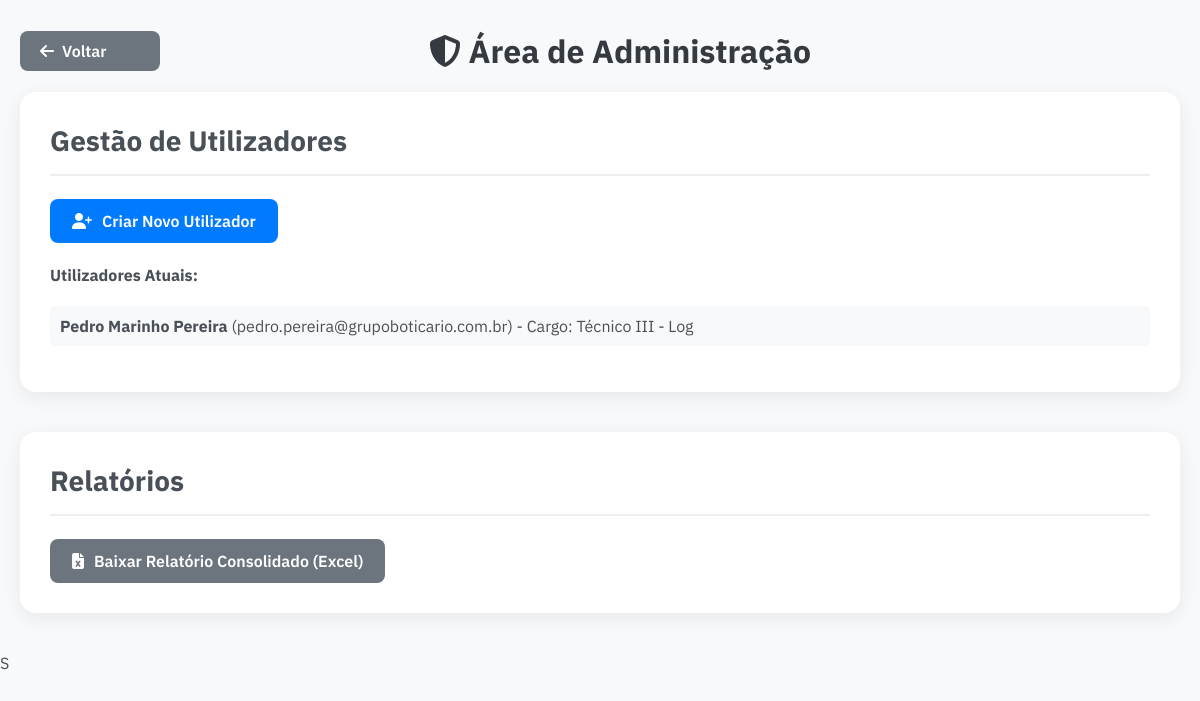
Page /dev (signed in) on the earlier database version.
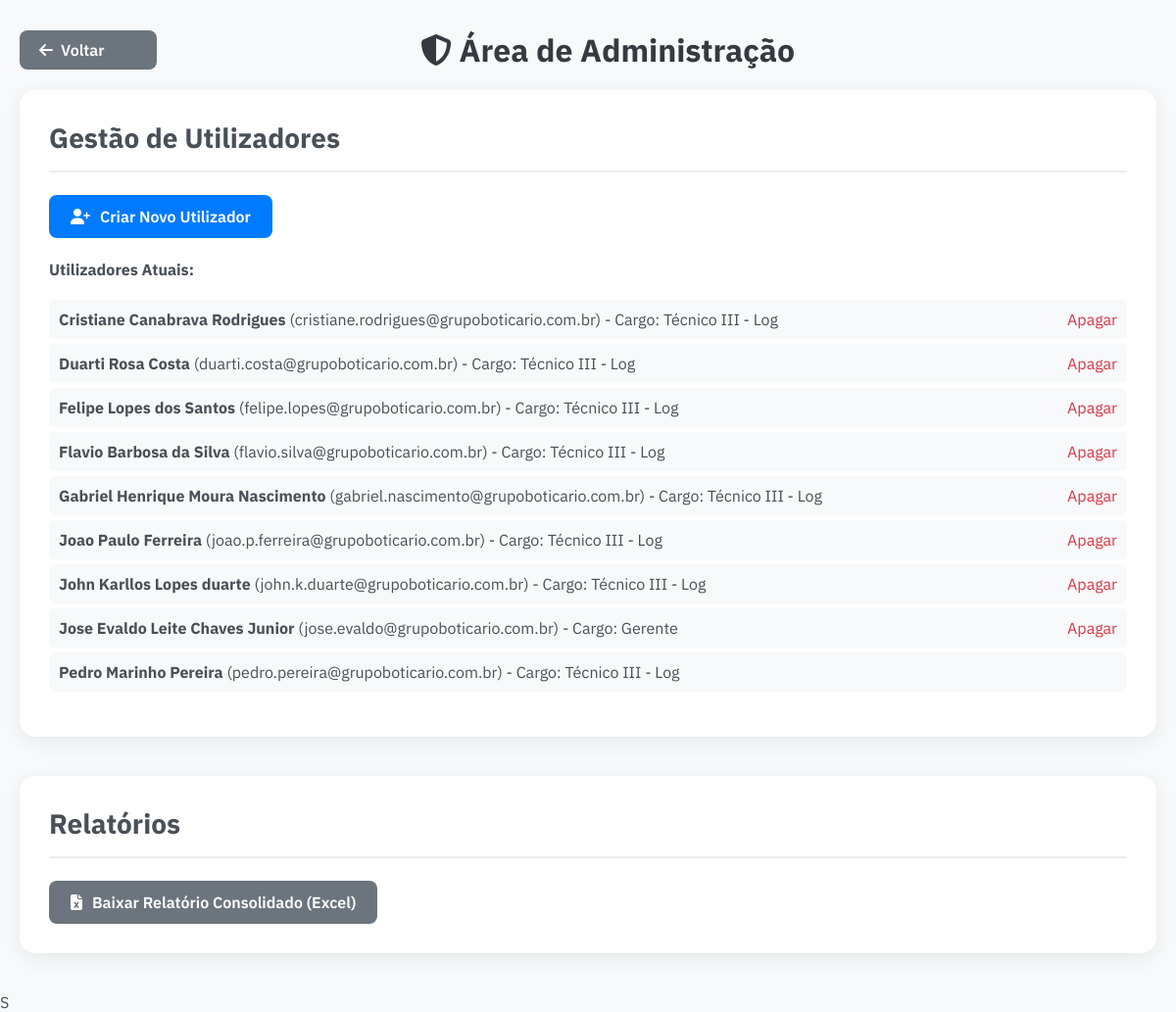
Same page on the later database version.
### app.py (models this page shows)
class User(UserMixin, db.Model):
    __tablename__ = 'users'
    id = db.Column(db.Integer, primary_key=True)
    nome = db.Column(db.String(150), nullable=False)
    email = db.Column(db.String(150), unique=True, nullable=False)
    cargo = db.Column(db.String(100))
    password = db.Column(db.String(255), nullable=False)
    force_password_reset = db.Column(db.Boolean, default=False)

### app.py (the view)
@app.route('/dev')
@login_required
@admin_required
def dev_dashboard():
    all_users = User.query.order_by(User.nome).all()
    return render_template('dev_dashboard.html', users=all_users)

### app.py (called while the page is built)
def admin_required(f):
    @wraps(f)
    def decorated_function(*args, **kwargs):
        if not current_user.is_authenticated or current_user.email != 'pedro.pereira@grupoboticario.com.br': # <--- LINHA ALTERADA
            flash("Acesso não autorizado a esta área.", "danger")
            return redirect(url_for('home'))
        return f(*args, **kwargs)
    return decorated_function

@login_manager.user_loader
def load_user(user_id):
    return User.query.get(int(user_id))

### templates/dev_dashboard.html (shortened to what this page needs)
<!DOCTYPE html>
<html lang="pt-BR">
<head>
    <link rel="stylesheet" href="{{ url_for('static', filename='css/style.css') }}">
</head>
<body>
    <div class="container">
        <div class="header-com-voltar">
            <a href="{{ url_for('dashboard_setores') }}" class="back-btn">
                <i class="fa-solid fa-arrow-left"></i> Voltar
            </a>
            <h1><i class="fa-solid fa-shield-halved"></i> Área de Administração</h1>
        </div>
        <div class="turno-section">
            <h2>Gestão de Utilizadores</h2>
            <div style="margin-bottom: 20px;">
                <a href="{{ url_for('dev_create_user') }}" class="btn-detalhamento" style="background-color: #007bff;"><i class="fa-solid fa-user-plus"></i> Criar Novo Utilizador</a>
            </div>
            <h4>Utilizadores Atuais:</h4>
            <ul style="list-style: none; padding: 0;">
                {% for user in users %}
                <li style="background: #f8f9fa; padding: 10px; border-radius: 5px; margin-bottom: 5px; display: flex; justify-content: space-between; align-items: center;">
                    <span><strong>{{ user.nome }}</strong> ({{ user.email }}) - Cargo: {{ user.cargo }}</span>
                    {% if user.id != current_user.id %}
                    <a href="{{ url_for('dev_delete_user', user_id=user.id) }}" onclick="return confirm('Tem a certeza que quer apagar este utilizador?')" style="color: #dc3545; text-decoration: none;">Apagar</a>
                    {% endif %}
                </li>
                {% endfor %}
            </ul>
        </div>
        <div class="turno-section">
            <h2>Relatórios</h2>
            <a href="{{ url_for('download_consolidado') }}" class="btn-detalhamento"><i class="fa-solid fa-file-excel"></i> Baixar Relatório Consolidado (Excel)</a>
        </div>
    </div>
</body>
</html>S

### static/css/style.css (style rules this page uses)
:root { --primary-color: #011E38; --success-color: #28a745; --warning-color: #ffc107; --danger-color: #dc3545; --light-gray: #f8f9fa; --dark-gray: #343a40; --text-color: #495057; }
body { font-family: 'IBM Plex Sans', sans-serif; background-color: var(--light-gray); color: var(--text-color); margin: 0; }
.container { max-width: 1200px; margin: 30px auto; padding: 0 20px; }
h1 { text-align: center; color: var(--dark-gray); margin-bottom: 40px; }
.header-com-voltar { display: flex; align-items: center; gap: 20px; margin-bottom: 20px; position: relative; }
.header-com-voltar h1 { margin: 0; flex-grow: 1; text-align: center; padding-right: 120px; }
.back-btn { display: inline-flex; align-items: center; gap: 8px; padding: 10px 20px; background-color: #6c757d; color: white; text-decoration: none; font-weight: 600; border-radius: 8px; transition: background-color 0.3s ease; white-space: nowrap; width: 100px; }
.btn-detalhamento { background-color: #6c757d; color: white; padding: 12px 22px; border-radius: 8px; text-decoration: none; font-weight: 600; transition: all 0.3s ease; display: inline-flex; align-items: center; gap: 10px; }
.turno-section { background-color: #fff; border-radius: 16px; padding: 30px; margin-bottom: 40px; box-shadow: 0 5px 20px rgba(0,0,0,0.07); }
.turno-section h2 { font-size: 28px; border-bottom: 2px solid #eee; padding-bottom: 15px; margin-top: 0; }

Differences in the rows shown:
added User: nome "Cristiane Canabrava Rodrigues", email "cristiane.rodrigues@grupoboticario.com.br", cargo "Técnico III - Log"
added User: nome "Duarti Rosa Costa", email "duarti.costa@grupoboticario.com.br", cargo "Técnico III - Log"
added User: nome "Felipe Lopes dos Santos", email "felipe.lopes@grupoboticario.com.br", cargo "Técnico III - Log"
added User: nome "Flavio Barbosa da Silva", email "flavio.silva@grupoboticario.com.br", cargo "Técnico III - Log"
added User: nome "Gabriel Henrique Moura Nascimento", email "gabriel.nascimento@grupoboticario.com.br", cargo "Técnico III - Log"
added User: nome "Joao Paulo Ferreira", email "joao.p.ferreira@grupoboticario.com.br", cargo "Técnico III - Log"
added User: nome "John Karllos Lopes duarte", email "john.k.duarte@grupoboticario.com.br", cargo "Técnico III - Log"
added User: nome "Jose Evaldo Leite Chaves Junior", email "jose.evaldo@grupoboticario.com.br", cargo "Gerente"
